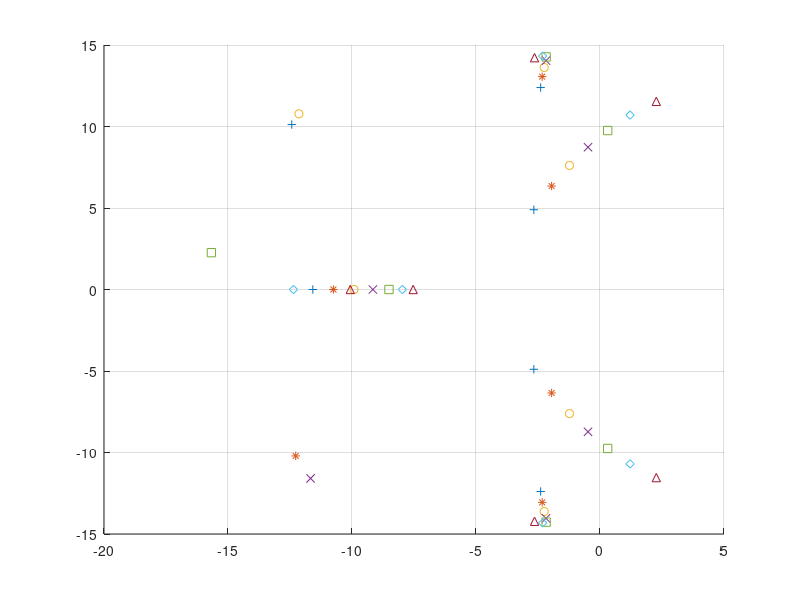

The MATLAB source for this figure: (Note: this script raises an error after producing the figure.)
function tabel
  reynolds = [
    0.579474E+02 0.589027E+02 0.598674E+02 0.608433E+02 0.618319E+02 0.628337E+02 0.638491E+02 0.648782E+02 0.659210E+02 0.669773E+02 0.680470E+02 0.691298E+02 0.702254E+02 0.713336E+02 0.724542E+02 0.735867E+02 0.747309E+02 0.758864E+02 0.770529E+02 0.782299E+02
  ];

  eigenvalues = [
  -0.2668E+01 +  0.4894E+01i -0.2668E+01 + -0.4894E+01i -0.1158E+02 +  0.3218E-06i -0.2393E+01 + -0.1239E+02i -0.2393E+01 +  0.1239E+02i -0.1243E+02 +  0.1012E+02i;
  -0.2425E+01 + -0.5403E+01i -0.2425E+01 +  0.5403E+01i -0.1131E+02 + -0.2636E-05i -0.2375E+01 + -0.1262E+02i -0.2375E+01 +  0.1262E+02i -0.1235E+02 +  0.1011E+02i;
  -0.2188E+01 +  0.5887E+01i -0.2188E+01 + -0.5887E+01i -0.1104E+02 + -0.6291E-05i -0.2354E+01 + -0.1284E+02i -0.2354E+01 +  0.1284E+02i -0.1230E+02 +  0.1014E+02i;
  -0.1951E+01 + -0.6349E+01i -0.1951E+01 +  0.6349E+01i -0.1075E+02 + -0.8230E-05i -0.2331E+01 +  0.1306E+02i -0.2331E+01 + -0.1306E+02i -0.1227E+02 + -0.1021E+02i;
  -0.1713E+01 + -0.6789E+01i -0.1713E+01 +  0.6789E+01i -0.1047E+02 + -0.4188E-05i -0.2305E+01 +  0.1326E+02i -0.2305E+01 + -0.1326E+02i -0.1225E+02 +  0.1034E+02i;
  -0.1473E+01 + -0.7210E+01i -0.1473E+01 +  0.7210E+01i -0.1019E+02 +  0.2000E-05i -0.2278E+01 +  0.1345E+02i -0.2278E+01 + -0.1345E+02i -0.1222E+02 +  0.1054E+02i;
  -0.1230E+01 +  0.7613E+01i -0.1230E+01 + -0.7613E+01i -0.9918E+01 +  0.1747E-05i -0.2250E+01 +  0.1362E+02i -0.2250E+01 + -0.1362E+02i -0.1214E+02 +  0.1078E+02i;
  -0.9844E+00 + -0.7999E+01i -0.9844E+00 +  0.7999E+01i -0.9654E+01 + -0.5818E-06i -0.2222E+01 + -0.1378E+02i -0.2222E+01 +  0.1378E+02i -0.1202E+02 + -0.1105E+02i;
  -0.7359E+00 + -0.8371E+01i -0.7359E+00 +  0.8371E+01i -0.9400E+01 +  0.4397E-05i -0.2198E+01 + -0.1391E+02i -0.2197E+01 +  0.1391E+02i -0.1186E+02 +  0.1133E+02i;
  -0.4837E+00 +  0.8730E+01i -0.4837E+00 + -0.8730E+01i -0.9159E+01 +  0.8663E-07i -0.2177E+01 +  0.1404E+02i -0.2177E+01 + -0.1404E+02i -0.1167E+02 + -0.1159E+02i;
  -0.8930E+01 + -0.5291E-08i -0.2266E+00 +  0.9079E+01i -0.2266E+00 + -0.9079E+01i -0.2165E+01 +  0.1414E+02i -0.2165E+01 + -0.1414E+02i -0.1147E+02 + -0.1184E+02i;
  -0.8713E+01 + -0.1568E-05i  0.3725E-01 +  0.9419E+01i  0.3725E-01 + -0.9419E+01i -0.2162E+01 +  0.1421E+02i -0.2162E+01 + -0.1421E+02i -0.1616E+02 +  0.3062E+01i;
  -0.8509E+01 + -0.1049E-05i  0.3103E+00 +  0.9751E+01i  0.3103E+00 + -0.9751E+01i -0.2172E+01 + -0.1427E+02i -0.2172E+01 +  0.1427E+02i -0.1567E+02 +  0.2261E+01i;
  -0.8318E+01 +  0.6362E-07i  0.5954E+00 +  0.1008E+02i  0.5954E+00 + -0.1008E+02i -0.2199E+01 +  0.1431E+02i -0.2199E+01 + -0.1431E+02i -0.1519E+02 + -0.1282E+01i;
  -0.8138E+01 +  0.6730E-07i  0.8956E+00 + -0.1039E+02i  0.8956E+00 +  0.1039E+02i -0.1360E+02 +  0.1393E-05i -0.2245E+01 + -0.1432E+02i -0.2245E+01 +  0.1432E+02i;
  -0.7970E+01 +  0.2882E-08i  0.1213E+01 +  0.1070E+02i  0.1213E+01 + -0.1070E+02i -0.1236E+02 + -0.4938E-05i -0.2313E+01 + -0.1432E+02i -0.2313E+01 +  0.1432E+02i;
  -0.7814E+01 + -0.1468E-08i  0.1549E+01 +  0.1099E+02i  0.1549E+01 + -0.1099E+02i -0.1146E+02 + -0.1410E-05i -0.2403E+01 +  0.1430E+02i -0.2403E+01 + -0.1430E+02i;
  -0.7668E+01 +  0.3528E-06i -0.1071E+02 +  0.1960E-05i  0.1902E+01 + -0.1127E+02i  0.1902E+01 +  0.1127E+02i -0.2514E+01 + -0.1427E+02i -0.2514E+01 +  0.1427E+02i;
  -0.7534E+01 + -0.4875E-09i -0.1007E+02 +  0.5718E-05i  0.2270E+01 + -0.1154E+02i  0.2270E+01 +  0.1154E+02i -0.2640E+01 +  0.1422E+02i -0.2640E+01 + -0.1422E+02i;
  -0.7410E+01 + -0.1160E-07i -0.9507E+01 +  0.4895E-06i  0.2650E+01 + -0.1178E+02i  0.2650E+01 +  0.1178E+02i -0.2777E+01 +  0.1417E+02i -0.2777E+01 + -0.1417E+02i;
  ];

  figure;

  legend_labels = {};

  markers = {'+', '*', 'o', 'x', 's', 'd', '^', 'v', '>', '<', 'p', 'h'};

  marker_no = 1;

  for i = 1 : 3 : length(reynolds)
    scatter(real(eigenvalues(i, :)), imag(eigenvalues(i, :)), markers{marker_no}); hold on
    legend_labels{length(legend_labels) + 1} = [sprintf('Re = %2.2f', reynolds(i))];
    marker_no = marker_no + 1;
    if marker_no > length(markers)
      marker_no = 1;
    end
  end

  grid;

  ax = gca;
  ax.XAxisLocation = 'origin';
  ax.YAxisLocation = 'origin';
  legend(legend_labels, 'Location','northwest')
end